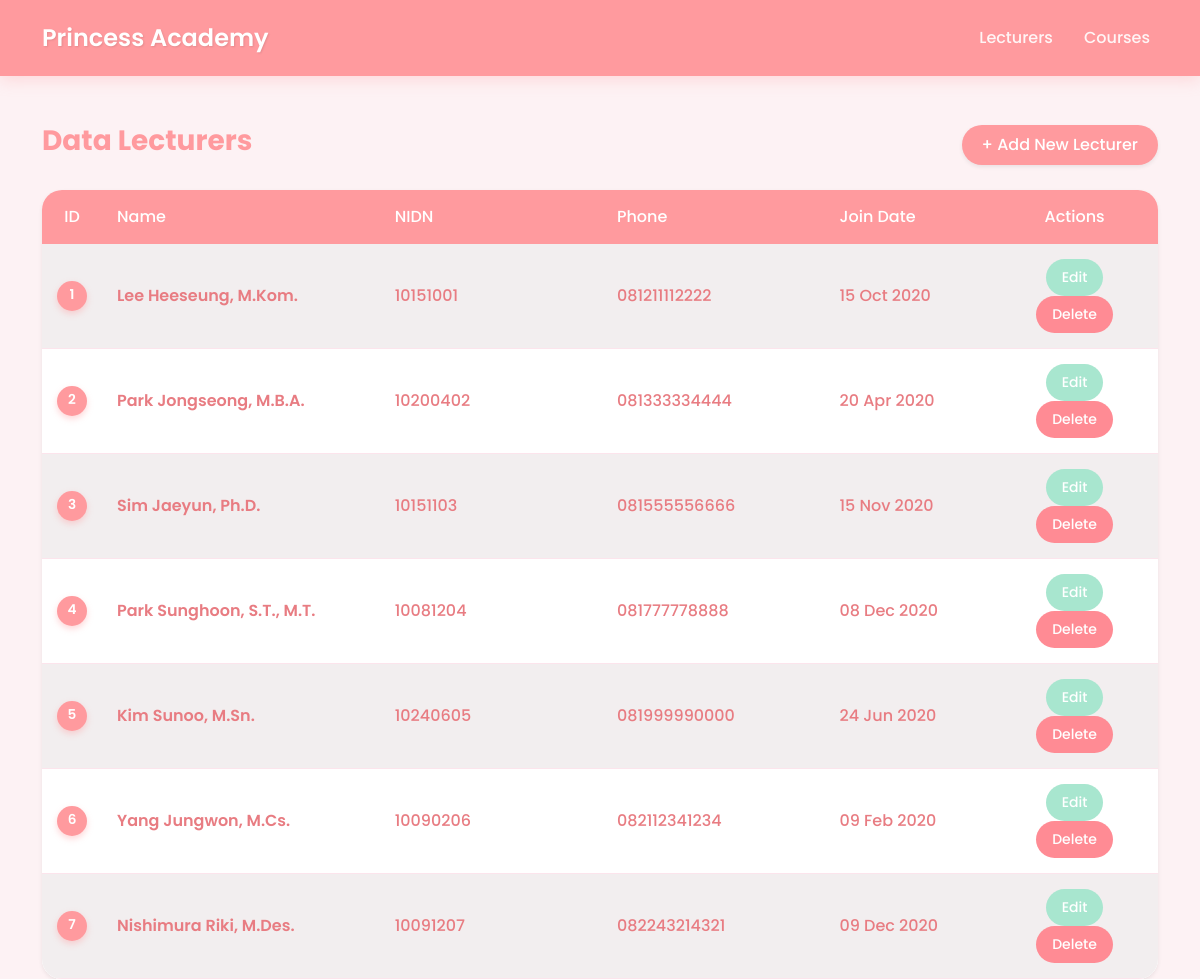
The page /tp_mvc25/index.php on the database its author committed.
### tables this page shows
CREATE TABLE `lecturers` (
  `id` int(11) NOT NULL,
  `nidn` varchar(20) NOT NULL,
  `name` varchar(100) NOT NULL,
  `phone` varchar(15) DEFAULT NULL,
  `join_date` date DEFAULT NULL
);

### tp_mvc25/controllers/LecturerController.php (called while the page is built, shortened)
<?php
require_once 'models/Lecturer.php';
class LecturerController {
    private $model;
    public function __construct($db) {
        $this->model = new Lecturer($db);
    }
    public function index() {
        $lecturers = $this->model->getAll();
        require 'views/lecturer/index.php';
    }
}
?>

### tp_mvc25/models/Lecturer.php (called while the page is built, shortened)
<?php
class Lecturer {
    private $conn;
    public function __construct($db) {
        $this->conn = $db;
    }
    public function getAll() {
        return $this->conn->query("SELECT * FROM lecturers ORDER BY id ASC");
    }
}
?>

### tp_mvc25/views/lecturer/index.php (the view, shortened to what this page needs)
<?php include 'views/layout/header.php'; ?>
<?php include 'views/layout/navbar.php'; ?>
<div class="container">
    <div class="d-flex justify-content-between align-items-center mb-4">
        <h3 style="color: #ff9a9e; font-weight: bold;">Data Lecturers</h3>
        <a class="btn btn-primary shadow-sm" href="index.php?page=lecturer&action=create">
            <i class="bi bi-plus-lg"></i> + Add New Lecturer
        </a>
    </div>
    <div class="card border-0 shadow-sm">
        <div class="card-body p-0">
            <div class="table-responsive">
                <table class="table table-striped table-hover mb-0">
                    <thead>
                        <tr>
                            <th class="text-center" width="5%">ID</th>
                            <th width="25%">Name</th>
                            <th width="20%">NIDN</th>
                            <th width="20%">Phone</th>
                            <th width="15%">Join Date</th>
                            <th class="text-center" width="15%">Actions</th>
                        </tr>
                    </thead>
                    <tbody>
                        <?php if ($lecturers->num_rows > 0): ?>
                            <?php while($row = $lecturers->fetch_assoc()): ?>
                            <tr>
                                <td class="text-center">
                                    <span class="id-badge"><?= $row['id'] ?></span>
                                </td>
                                <td style="font-weight: 600; color: #e87c82;">
                                    <?= $row['name'] ?>
                                </td>
                                <td class="text-pink">
                                    <?= $row['nidn'] ?>
                                </td>
                                <td class="text-pink">
                                    <?= $row['phone'] ?>
                                </td>
                                <td class="text-pink">
                                    <?= date('d M Y', strtotime($row['join_date'])) ?>
                                </td>
                                <td class="text-center">
                                    <a class="btn btn-sm btn-success text-white rounded-pill px-3" href="index.php?page=lecturer&action=edit&id=<?= $row['id'] ?>">Edit</a>
                                    <a class="btn btn-sm btn-danger text-white rounded-pill px-3" href="index.php?page=lecturer&action=delete&id=<?= $row['id'] ?>" onclick="return confirm('Yakin hapus?')">Delete</a>
                                </td>
                            </tr>
                            <?php endwhile; ?>
                        <?php endif; ?>
                    </tbody>
                </table>
            </div>
        </div>
    </div>
</div>
<?php include 'views/layout/footer.php'; ?>

### tp_mvc25/assets/style.css (style rules this page uses)
:root { --primary-pink: #ff9a9e; --dark-pink: #e87c82; --soft-bg: #fdf2f4; --white: #ffffff; --text-grey: #555; }
body { background-color: var(--soft-bg); font-family: 'Poppins', sans-serif; color: var(--text-grey); }
.card { border: none; border-radius: 20px; box-shadow: 0 10px 30px rgba(255, 154, 158, 0.15); background-color: var(--white); overflow: hidden; }
.table { background-color: white; border-radius: 15px; overflow: hidden; box-shadow: 0 5px 20px rgba(0,0,0,0.05); border-collapse: separate; border-spacing: 0; }
.table thead { background-color: var(--primary-pink); color: white; }
.table thead th { border: none; padding: 15px; font-weight: 500; }
.table tbody td { padding: 15px; border-bottom: 1px solid #fce4ec; color: #666; vertical-align: middle; }
.table-striped tbody tr:nth-of-type(odd) { background-color: #fffbfc; }
.btn { border-radius: 50px; padding: 8px 20px; font-weight: 500; border: none; transition: all 0.3s ease; }
.btn-primary { background-color: var(--primary-pink); box-shadow: 0 4px 10px rgba(255, 154, 158, 0.4); }
.btn-success { background-color: #a8e6cf; color: #444; }
.btn-danger { background-color: #ff8b94; }
.id-badge { background-color: #ff9a9e; color: white; width: 30px; height: 30px; display: inline-flex; justify-content: center; align-items: center; border-radius: 50%; font-weight: 600; font-size: 0.85rem; box-shadow: 0 3px 6px rgba(255, 154, 158, 0.4); }
.text-pink { color: #e87c82 !important; font-weight: 500; }

### rows shown on the page
lecturers: id "1", name "Lee Heeseung, M.Kom.", nidn "10151001", phone "081211112222", join_date "15 Oct 2020"
lecturers: id "2", name "Park Jongseong, M.B.A.", nidn "10200402", phone "081333334444", join_date "20 Apr 2020"
lecturers: id "3", name "Sim Jaeyun, Ph.D.", nidn "10151103", phone "081555556666", join_date "15 Nov 2020"
lecturers: id "4", name "Park Sunghoon, S.T., M.T.", nidn "10081204", phone "081777778888", join_date "08 Dec 2020"
lecturers: id "5", name "Kim Sunoo, M.Sn.", nidn "10240605", phone "081999990000", join_date "24 Jun 2020"
lecturers: id "6", name "Yang Jungwon, M.Cs.", nidn "10090206", phone "082112341234", join_date "09 Feb 2020"
lecturers: id "7", name "Nishimura Riki, M.Des.", nidn "10091207", phone "082243214321", join_date "09 Dec 2020"
